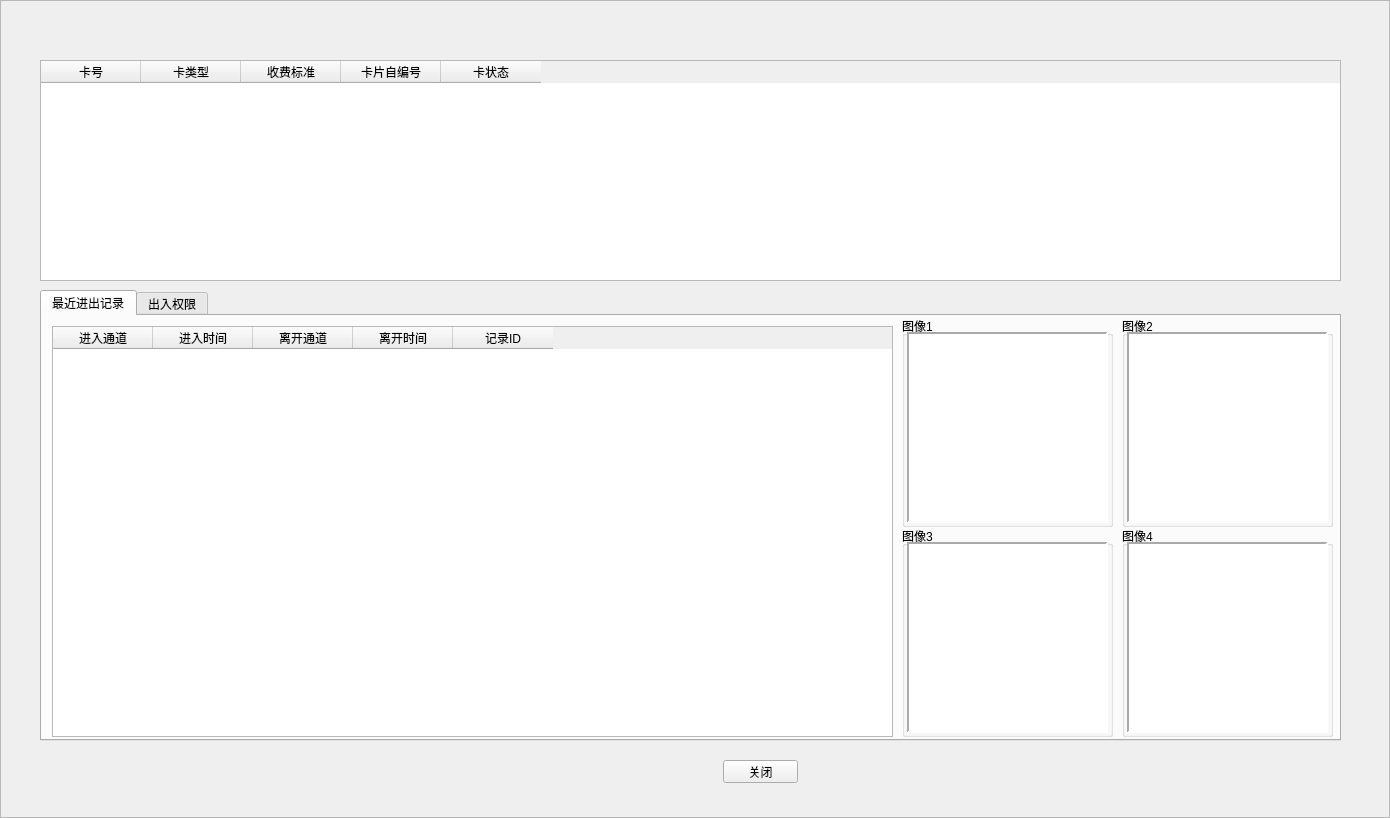
<?xml version="1.0" encoding="UTF-8"?>
<ui version="4.0">
 <class>NewCTimeCard</class>
 <widget class="QFrame" name="NewCTimeCard">
  <property name="geometry">
   <rect>
    <x>0</x>
    <y>0</y>
    <width>1390</width>
    <height>818</height>
   </rect>
  </property>
  <property name="windowTitle">
   <string>计时卡</string>
  </property>
  <property name="styleSheet">
   <string notr="true">background-image:url(D:/WinParkUI/debug/Image/NewIcon/CommonBigBG-normal.jpg);</string>
  </property>
  <property name="frameShape">
   <enum>QFrame::StyledPanel</enum>
  </property>
  <property name="frameShadow">
   <enum>QFrame::Raised</enum>
  </property>
  <widget class="QWidget" name="widget" native="true">
   <property name="geometry">
    <rect>
     <x>40</x>
     <y>60</y>
     <width>1301</width>
     <height>731</height>
    </rect>
   </property>
   <property name="styleSheet">
    <string notr="true">background-image:url(none);</string>
   </property>
   <widget class="QTableWidget" name="tableTime">
    <property name="geometry">
     <rect>
      <x>0</x>
      <y>0</y>
      <width>1301</width>
      <height>221</height>
     </rect>
    </property>
    <property name="contextMenuPolicy">
     <enum>Qt::CustomContextMenu</enum>
    </property>
    <property name="styleSheet">
     <string notr="true">background-image:url(none);</string>
    </property>
    <column>
     <property name="text">
      <string>卡号</string>
     </property>
    </column>
    <column>
     <property name="text">
      <string>卡类型</string>
     </property>
    </column>
    <column>
     <property name="text">
      <string>收费标准</string>
     </property>
    </column>
    <column>
     <property name="text">
      <string>卡片自编号</string>
     </property>
    </column>
    <column>
     <property name="text">
      <string>卡状态</string>
     </property>
    </column>
   </widget>
   <widget class="QTabWidget" name="tabWidget">
    <property name="geometry">
     <rect>
      <x>0</x>
      <y>230</y>
      <width>1301</width>
      <height>451</height>
     </rect>
    </property>
    <property name="styleSheet">
     <string notr="true">background-image:url(none);</string>
    </property>
    <property name="currentIndex">
     <number>0</number>
    </property>
    <widget class="QWidget" name="tab_7">
     <attribute name="title">
      <string>最近进出记录</string>
     </attribute>
     <widget class="QTableWidget" name="tableAccess">
      <property name="geometry">
       <rect>
        <x>10</x>
        <y>10</y>
        <width>841</width>
        <height>411</height>
       </rect>
      </property>
      <property name="styleSheet">
       <string notr="true">background-image:url(none);</string>
      </property>
      <column>
       <property name="text">
        <string>进入通道</string>
       </property>
      </column>
      <column>
       <property name="text">
        <string>进入时间</string>
       </property>
      </column>
      <column>
       <property name="text">
        <string>离开通道</string>
       </property>
      </column>
      <column>
       <property name="text">
        <string>离开时间</string>
       </property>
      </column>
      <column>
       <property name="text">
        <string>记录ID</string>
       </property>
      </column>
     </widget>
     <widget class="QGroupBox" name="groupBox_8">
      <property name="geometry">
       <rect>
        <x>860</x>
        <y>0</y>
        <width>211</width>
        <height>211</height>
       </rect>
      </property>
      <property name="styleSheet">
       <string notr="true">background-image:url(none);</string>
      </property>
      <property name="title">
       <string>图像1</string>
      </property>
      <widget class="QLabel" name="lblImg1">
       <property name="geometry">
        <rect>
         <x>5</x>
         <y>16</y>
         <width>201</width>
         <height>191</height>
        </rect>
       </property>
       <property name="styleSheet">
        <string notr="true">background-color: rgb(255, 255, 255);</string>
       </property>
       <property name="frameShape">
        <enum>QFrame::Panel</enum>
       </property>
       <property name="frameShadow">
        <enum>QFrame::Sunken</enum>
       </property>
       <property name="lineWidth">
        <number>2</number>
       </property>
       <property name="text">
        <string/>
       </property>
       <property name="scaledContents">
        <bool>true</bool>
       </property>
      </widget>
     </widget>
     <widget class="QGroupBox" name="groupBox_14">
      <property name="geometry">
       <rect>
        <x>1080</x>
        <y>0</y>
        <width>211</width>
        <height>211</height>
       </rect>
      </property>
      <property name="styleSheet">
       <string notr="true">background-image:url(none);</string>
      </property>
      <property name="title">
       <string>图像2</string>
      </property>
      <widget class="QLabel" name="lblImg2">
       <property name="geometry">
        <rect>
         <x>5</x>
         <y>16</y>
         <width>201</width>
         <height>191</height>
        </rect>
       </property>
       <property name="styleSheet">
        <string notr="true">background-color: rgb(255, 255, 255);</string>
       </property>
       <property name="frameShape">
        <enum>QFrame::Panel</enum>
       </property>
       <property name="frameShadow">
        <enum>QFrame::Sunken</enum>
       </property>
       <property name="lineWidth">
        <number>2</number>
       </property>
       <property name="text">
        <string/>
       </property>
       <property name="scaledContents">
        <bool>true</bool>
       </property>
      </widget>
     </widget>
     <widget class="QGroupBox" name="groupBox_15">
      <property name="geometry">
       <rect>
        <x>860</x>
        <y>210</y>
        <width>211</width>
        <height>211</height>
       </rect>
      </property>
      <property name="styleSheet">
       <string notr="true">background-image:url(none);</string>
      </property>
      <property name="title">
       <string>图像3</string>
      </property>
      <widget class="QLabel" name="lblImg3">
       <property name="geometry">
        <rect>
         <x>5</x>
         <y>16</y>
         <width>201</width>
         <height>191</height>
        </rect>
       </property>
       <property name="styleSheet">
        <string notr="true">background-color: rgb(255, 255, 255);</string>
       </property>
       <property name="frameShape">
        <enum>QFrame::Panel</enum>
       </property>
       <property name="frameShadow">
        <enum>QFrame::Sunken</enum>
       </property>
       <property name="lineWidth">
        <number>2</number>
       </property>
       <property name="text">
        <string/>
       </property>
       <property name="scaledContents">
        <bool>true</bool>
       </property>
      </widget>
     </widget>
     <widget class="QGroupBox" name="groupBox_16">
      <property name="geometry">
       <rect>
        <x>1080</x>
        <y>210</y>
        <width>211</width>
        <height>211</height>
       </rect>
      </property>
      <property name="styleSheet">
       <string notr="true">background-image:url(none);</string>
      </property>
      <property name="title">
       <string>图像4</string>
      </property>
      <widget class="QLabel" name="lblImg4">
       <property name="geometry">
        <rect>
         <x>5</x>
         <y>16</y>
         <width>201</width>
         <height>191</height>
        </rect>
       </property>
       <property name="styleSheet">
        <string notr="true">background-color: rgb(255, 255, 255);</string>
       </property>
       <property name="frameShape">
        <enum>QFrame::Panel</enum>
       </property>
       <property name="frameShadow">
        <enum>QFrame::Sunken</enum>
       </property>
       <property name="lineWidth">
        <number>2</number>
       </property>
       <property name="text">
        <string/>
       </property>
       <property name="scaledContents">
        <bool>true</bool>
       </property>
      </widget>
     </widget>
    </widget>
    <widget class="QWidget" name="tab_8">
     <attribute name="title">
      <string>出入权限</string>
     </attribute>
     <widget class="QPushButton" name="pushButton_8">
      <property name="geometry">
       <rect>
        <x>1200</x>
        <y>400</y>
        <width>75</width>
        <height>23</height>
       </rect>
      </property>
      <property name="text">
       <string>保存</string>
      </property>
     </widget>
     <widget class="QTableWidget" name="tableEntranceRight">
      <property name="geometry">
       <rect>
        <x>10</x>
        <y>10</y>
        <width>1271</width>
        <height>371</height>
       </rect>
      </property>
      <column>
       <property name="text">
        <string>通道名称</string>
       </property>
      </column>
      <column>
       <property name="text">
        <string>进入时间</string>
       </property>
      </column>
      <column>
       <property name="text">
        <string>离开时间</string>
       </property>
      </column>
      <column>
       <property name="text">
        <string>ID</string>
       </property>
      </column>
     </widget>
     <widget class="QLabel" name="lblCardNo">
      <property name="geometry">
       <rect>
        <x>70</x>
        <y>400</y>
        <width>54</width>
        <height>12</height>
       </rect>
      </property>
      <property name="text">
       <string/>
      </property>
     </widget>
    </widget>
   </widget>
   <widget class="QPushButton" name="btnMinimalize">
    <property name="geometry">
     <rect>
      <x>683</x>
      <y>700</y>
      <width>75</width>
      <height>23</height>
     </rect>
    </property>
    <property name="styleSheet">
     <string notr="true">background-image:url(none);</string>
    </property>
    <property name="text">
     <string>关闭</string>
    </property>
   </widget>
  </widget>
  <widget class="QLabel" name="lblTitle">
   <property name="geometry">
    <rect>
     <x>30</x>
     <y>5</y>
     <width>141</width>
     <height>21</height>
    </rect>
   </property>
   <property name="font">
    <font>
     <weight>75</weight>
     <bold>true</bold>
    </font>
   </property>
   <property name="styleSheet">
    <string notr="true">background-image:url(none);
color: rgb(170, 0, 0);</string>
   </property>
   <property name="text">
    <string/>
   </property>
  </widget>
  <widget class="QLabel" name="lblClose">
   <property name="geometry">
    <rect>
     <x>1350</x>
     <y>7</y>
     <width>30</width>
     <height>15</height>
    </rect>
   </property>
   <property name="text">
    <string/>
   </property>
  </widget>
 </widget>
 <resources/>
 <connections/>
</ui>
